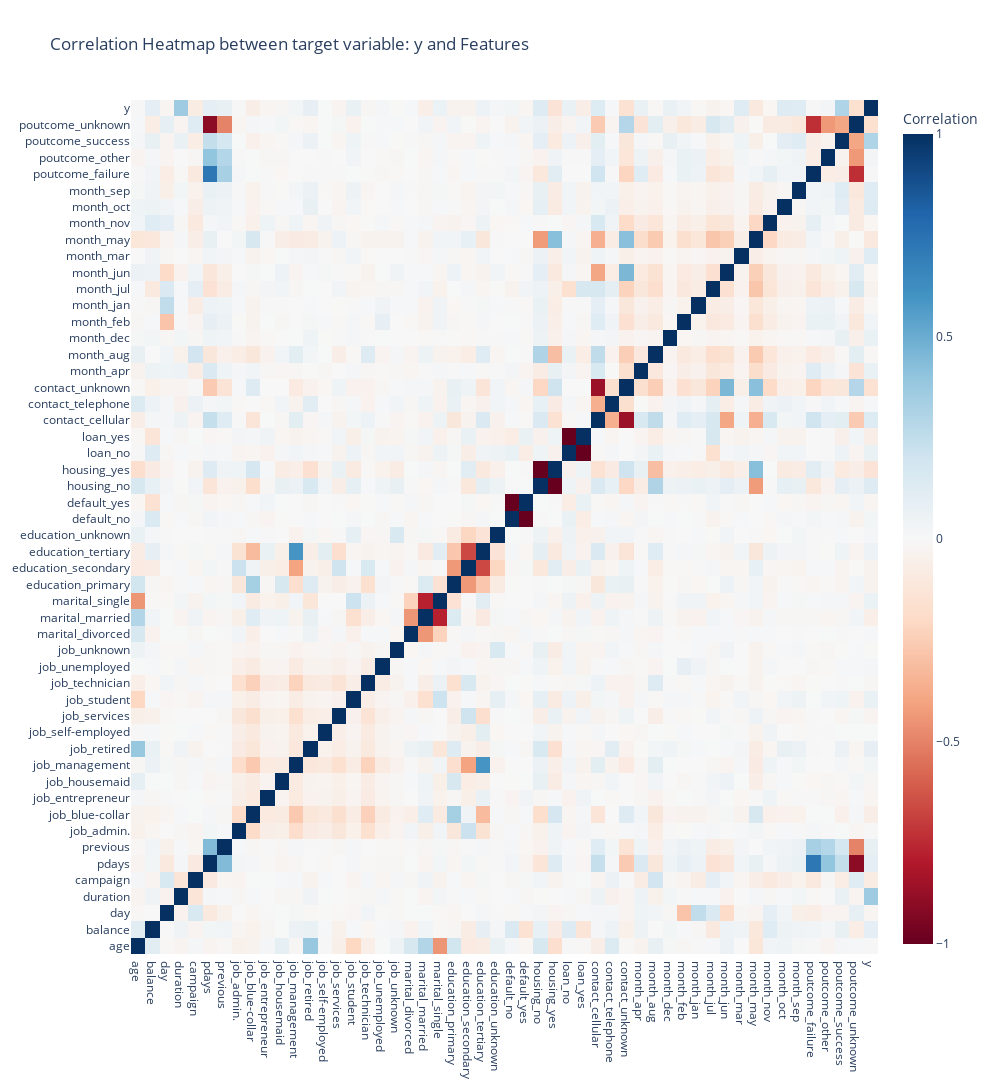

The code cell stored with this chart in its notebook:
### Markdown cell above
## __CORRELATION ANALYSIS__

### Code cell
# Correlation Analysis between Features and target y

# Convert processed data back to DataFrame
X_train_df = pd.DataFrame(X_train_processed, columns=numeric_features + list(preprocessor.named_transformers_['cat']['onehot'].get_feature_names_out(categorical_features)))

# Add target variable back to DataFrame
X_train_df['y'] = y_train.reset_index(drop=True)

# Calculate the correlation matrix
correlation_matrix = X_train_df.corr()


# Plot heatmap with Plotly
# Create figure
fig = go.Figure(data=go.Heatmap(
        z=correlation_matrix.values,
        x=correlation_matrix.columns,
        y=correlation_matrix.index,
        colorscale='RdBu',  # Choose a colorscale
        zmin=-1, zmax=1,  # Set min and max values for color scale
        colorbar=dict(title='Correlation'),
))

# Configure layout
fig.update_layout(
    title='Correlation Heatmap between target variable: y and Features',
    width=1000,  # Adjust width as needed
    height=1200,  # Adjust height as needed
    xaxis_nticks=len(correlation_matrix.columns),  # Adjust number of ticks on x-axis
    yaxis_nticks=len(correlation_matrix.index),  # Adjust number of ticks on y-axis
)

# Add hover info
fig.update_traces(hoverongaps=False, hovertemplate='x: %{x}<br>y: %{y}<br>Correlation: %{z:.2f}')

# Display figure
fig.show()

### Figure 1 — Plotly figure (JSON) as saved in the notebook; plotly's stock layout.template omitted (floating-point values rounded to 4 significant figures; data arrays with more than 128 entries replaced by an {"elided": "..."} marker saying what was removed)
{"data": [{"colorbar": {"title": {"text": "Correlation"}}, "colorscale": [[0, "rgb(103,0,31)"], [0.1, "rgb(178,24,43)"], [0.2, "rgb(214,96,77)"], [0.3, "rgb(244,165,130)"], [0.4, "rgb(253,219,199)"], [0.5, "rgb(247,247,247)"], [0.6, "rgb(209,229,240)"], [0.7, "rgb(146,197,222)"], [0.8, "rgb(67,147,195)"], [0.9, "rgb(33,102,172)"], [1, "rgb(5,48,97)"]], "hoverongaps": false, "hovertemplate": "x: %{x}<br>y: %{y}<br>Correlation: %{z:.2f}", "type": "heatmap", "x": ["age", "balance", "day", "duration", "campaign", "pdays", "previous", "job_admin.", "job_blue-collar", "job_entrepreneur", "job_housemaid", "job_management", "job_retired", "job_self-employed", "job_services", "job_student", "job_technician", "job_unemployed", "job_unknown", "marital_divorced", "marital_married", "marital_single", "education_primary", "education_secondary", "education_tertiary", "education_unknown", "default_no", "default_yes", "housing_no", "housing_yes", "loan_no", "loan_yes", "contact_cellular", "contact_telephone", "contact_unknown", "month_apr", "month_aug", "month_dec", "month_feb", "month_jan", "month_jul", "month_jun", "month_mar", "month_may", "month_nov", "month_oct", "month_sep", "poutcome_failure", "poutcome_other", "poutcome_success", "poutcome_unknown", "y"], "y": ["age", "balance", "day", "duration", "campaign", "pdays", "previous", "job_admin.", "job_blue-collar", "job_entrepreneur", "job_housemaid", "job_management", "job_retired", "job_self-employed", "job_services", "job_student", "job_technician", "job_unemployed", "job_unknown", "marital_divorced", "marital_married", "marital_single", "education_primary", "education_secondary", "education_tertiary", "education_unknown", "default_no", "default_yes", "housing_no", "housing_yes", "loan_no", "loan_yes", "contact_cellular", "contact_telephone", "contact_unknown", "month_apr", "month_aug", "month_dec", "month_feb", "month_jan", "month_jul", "month_jun", "month_mar", "month_may", "month_nov", "month_oct", "month_sep", "poutcome_failure", "poutcome_other", "poutcome_success", "poutcome_unknown", "y"], "z": {"elided": "52x52 float values"}, "zmax": 1, "zmin": -1}], "layout": {"height": 1200, "title": {"text": "Correlation Heatmap between target variable: y and Features"}, "width": 1000, "xaxis": {"autorange": true, "nticks": 52, "range": [-0.5, 51.5], "type": "category"}, "yaxis": {"autorange": true, "nticks": 52, "range": [-0.5, 51.5], "type": "category"}}}
